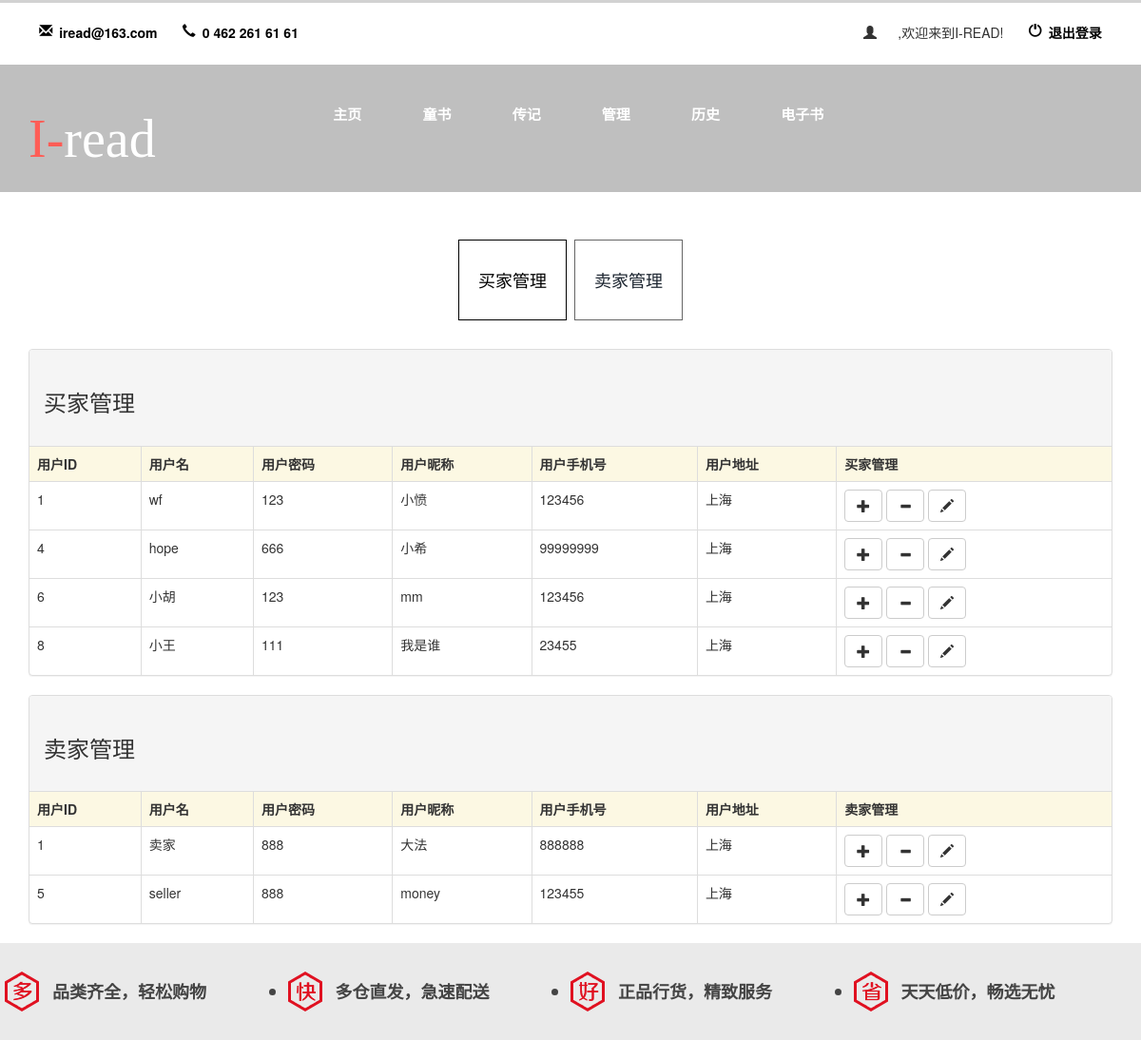
Page /admin_index.page on the committed database.
### tables this page shows
CREATE TABLE `customer` (
	`cId`	INTEGER NOT NULL PRIMARY KEY AUTOINCREMENT,
	`cName`	TEXT NOT NULL,
	`cPassword`	TEXT NOT NULL,
	`cNname`	TEXT,
	`cPhone`	INTEGER,
	`cAddress`	TEXT
);

CREATE TABLE `seller` (
	`sId`	INTEGER NOT NULL PRIMARY KEY AUTOINCREMENT,
	`sName`	TEXT NOT NULL,
	`sPassword`	TEXT NOT NULL,
	`sNname`	TEXT,
	`sPhone`	INTEGER,
	`sAddress`	TEXT
);

### shop.py (the view)
@app.route('/admin_index.page')
def admin_index():
    session['customer_data'] = Customer.query()
    session['seller_data']= Seller.query()
    return render_template('adminindex.html')

### tools.py (called while the page is built)
def sql_statement(sql):
    conn = sqlite3.connect("shopDB.db")
    cursor = conn.cursor()
    rows = cursor.execute(sql)
    list = []
    for row in rows:
        list.append(row)
    conn.commit()
    cursor.close()
    conn.close()
    return list

    @staticmethod
    def query():
        sql = "select * from customer"
        list=sql_statement(sql)
        return list

    @staticmethod
    def query():
        sql = "select * from seller"
        list = sql_statement(sql)
        return list

### templates/adminindex.html (shortened to what this page needs)
<!DOCTYPE html>
<html>
<head>
<link href="static/css/bootstrap.css" rel="stylesheet" type="text/css" media="all" />
<link href="static/css/style.css" rel="stylesheet" type="text/css" media="all" />
<link href='http://fonts.useso.com/css?family=Lato:100,300,400,700,900' rel='stylesheet' type='text/css'>
<link href='http://fonts.useso.com/css?family=Montez' rel='stylesheet' type='text/css'>
<link rel="stylesheet" href="http://cdn.static.runoob.com/libs/bootstrap/3.3.7/css/bootstrap.min.css">
<link href="static/css/memenu.css" rel="stylesheet" type="text/css" media="all" />
</head>
<body>
		<div class="header-info">
			<div class="container">
				<div class="header-top-in">
					<ul class="support">
						<li><a href="mailto:info@example.com"><i class="glyphicon glyphicon-envelope"> </i>iread@163.com</a></li>
						<li><span><i class="glyphicon glyphicon-earphone" class="tele-in"> </i>0 462 261 61 61</span></li>
					</ul>
					<ul class=" support-right">
						<li class="glyphicon glyphicon-user" class="men"></li><li>{{ session.name }},欢迎来到I-READ!</li>
                        <li><a href="/logout.page"><i class="glyphicon glyphicon-off"> </i>退出登录</a></li>
					</ul>
					<div class="clearfix"> </div>
				</div>
			</div>
		</div>
        <div class="header1">
			<div class="header-top1">
				<div class="header-bottom">
					<div class="container">
						<div class="logo">
							<h1><a href="/">I-<span>read</span></a></h1>
						</div>
						<div class="top-nav">
							<ul class="memenu skyblue">
								<li class="grid"><a href="#">主页</a></li>
								<li class="grid"><a href="#">童书</a></li>
								<li class="grid"><a href="#">传记</a></li>
								<li class="grid"><a href="#">管理</a></li>
								<li class="grid"><a href="#">历史</a></li>
								<li class="grid"><a href="#">电子书</a></li>
							</ul>
						</div>
						<div class="clearfix"> </div>
					</div>
			</div>
		</div>
<div class="features-area pad-60">
	<div class="container">
		<div class="row">
			<div class="col-lg-12">
				<div class="product-tab">
                    <ul class="tab-menu" role="tablist">
                        <li role="presentation" class="active"><a href="#home" aria-controls="home" role="tab" data-toggle="tab"><h4>买家管理</h4></a></li>
                        <li role="presentation"><a href="#men" aria-controls="men" role="tab" data-toggle="tab"><h4>卖家管理</h4></a></li>
                    </ul>
                    <div class="tab-content">
         <div role="tabpanel" class="tab-pane active" id="home">
                            <div class="panel panel-default">
                                <div class="panel-heading"><h3>买家管理</h3></div>
                                    <table class="table table-bordered">
                                        <tr class="warning">
                                            <th>用户ID</th>
                                            <th>用户名</th>
                                            <th>用户密码</th>
                                            <th>用户昵称</th>
                                            <th>用户手机号</th>
                                            <th>用户地址</th>
                                            <th>买家管理</th>
                                        </tr>
                                        {% for customer in session.customer_data %}
                                        <tr>
                                            <td>{{ customer[0] }}</td>
                                            <td>{{ customer[1] }}</td>
                                            <td>{{ customer[2] }}</td>
                                            <td>{{ customer[3] }}</td>
                                            <td>{{ customer[4] }}</td>
                                            <td>{{ customer[5] }}</td>
                                            <td>
                                 <button class="btn btn-default" data-toggle="modal" data-target="#myModal4">
                                                    <span class="glyphicon glyphicon-plus" aria-hidden="true"></span></button>
                                 <button class="btn btn-default" data-toggle="modal" data-target="#myModal5{{ customer[0] }}">
                                                <span class="glyphicon glyphicon-minus" aria-hidden="true"></span></button>
                                 <button class="btn btn-default" data-toggle="modal" data-target="#myModal6{{ customer[0] }}">
                                                <span class="glyphicon glyphicon-pencil" aria-hidden="true"></span></button>
                                            </td>
                                        </tr>
                                            {% endfor %}
                                    </table>
                                </div>
                        </div>
         <div role="tabpanel" class="tab-pane active" id="men">
                            <div class="panel panel-default">
                                <div class="panel-heading"><h3>卖家管理</h3></div>
                                    <table class="table table-bordered">
                                        <tr class="warning">
                                            <th>用户ID</th>
                                            <th>用户名</th>
                                            <th>用户密码</th>
                                            <th>用户昵称</th>
                                            <th>用户手机号</th>
                                            <th>用户地址</th>
                                            <th>卖家管理</th>
                                        </tr>
                                        {% for seller in session.seller_data %}
                                        <tr>
                                            <td>{{ seller[0] }}</td>
                                            <td>{{ seller[1] }}</td>
                                            <td>{{ seller[2] }}</td>
                                            <td>{{ seller[3] }}</td>
                                            <td>{{ seller[4] }}</td>
                                            <td>{{ seller[5] }}</td>
                                            <td>
                                 <button class="btn btn-default" data-toggle="modal" data-target="#myModal7">
                                                    <span class="glyphicon glyphicon-plus" aria-hidden="true"></span></button>
                                 <button class="btn btn-default" data-toggle="modal" data-target="#myModal8{{ seller[0] }}">
                                                <span class="glyphicon glyphicon-minus" aria-hidden="true"></span></button>
                                 <button class="btn btn-default" data-toggle="modal" data-target="#myModal9{{ seller[0] }}">
                                                <span class="glyphicon glyphicon-pencil" aria-hidden="true"></span></button>
                                            </td>
                                        </tr>
                                            {% endfor %}
                                    </table>
                                </div>
                        </div>
                    </div>
                </div>
            </div>
        </div>
    </div>
</div>
<footer>
	<section class="service">
		<ul>
			<li><i></i>品类齐全，轻松购物</li>
			<li><i></i>多仓直发，急速配送</li>
			<li><i></i>正品行货，精致服务</li>
			<li><i></i>天天低价，畅选无忧</li>
		</ul>
	</section>
</footer>
</body>
</html>

### static/css/style.css (style rules this page uses)
body { background:#fff; font-family: 'Lato', sans-serif; }
body a { transition: 0.5s all; -webkit-transition: 0.5s all; -o-transition: 0.5s all; -moz-transition: 0.5s all; -ms-transition: 0.5s all; }
ul { padding: 0; margin: 0; }
h1,h2,h3,h4,h5,h6,label,p { margin:0; }
.header1 { width: 100%; background-size: cover; min-height: 180px; display: block; }
.header-top1 { background: rgba(133, 133, 133, 0.52); }
.header-info { padding: 0; background: #ffffff; border-top: 3px solid#D2D2D2; padding: 1em 0 .5em; }
ul.support { float: left; }
ul.support-right { float: right; }
ul.support li, ul.support-right li { display: inline-block; margin: .5em 0.8em .5em; }
ul.support li a, ul.support li span, ul.support-right li a { font-size: 1em; text-decoration: none; color: #000; vertical-align: top; font-weight: 600; }
ul.support li i, ul.support-right li i { display: inline-block; vertical-align: text-top; margin: 0 7px 0 0; }
.header-bottom { padding: 1em 0 1em; }
.logo h1 { font-size: 4em; font-family: 'Montez', cursive; font-weight: 100; }
.logo h1 a { text-decoration:none; color:#ff5d56; }
.logo h1 span { color:#fff; }
.logo { float:left; margin-top: 1em; }
.top-nav { margin-top: 0; width: 78%; margin: 2% auto 0; display: block; float: left; }
.skyblue { float:left; }
footer { width: 100%; height: 100px; }
footer .service { width: 100%; padding: 30px 0; margin-bottom: 14px; background-color: #eaeaea; }
footer .service ul { width: 1190px; height: 42px; margin: 0 auto; }
footer .service ul li { float: left; width: 25%; height: 100%; line-height: 42px; padding-left: 50px; position: relative; font-size: 18px; font-weight: 700; text-overflow: ellipsis; white-space: nowrap; color: #444; }
footer .service ul li i { position: absolute; top:0; left: 0; display: block; width: 36px; height: 100%; background: url("/static/image/ico_service.png") no-repeat ; }
footer .service ul li:nth-child(2) i { background-position: 0 -43px; }
footer .service ul li:nth-child(3) i { background-position: 0 -86px; }
footer .service ul li:nth-child(4) i { background-position: 0 -129px; }
.table h1, h2, h3, h4, h5, h6 { padding: 12px 0; }
ul.tab-menu { margin-top:50px; margin-bottom: 30px; text-align: center; }
ul.tab-menu li { display: inline-block; margin: 0 2px; }
ul.tab-menu li.active a,ul.tab-menu li a:hover { border-color: #000000; color: #000000 }
ul.tab-menu li a { border: 1px solid #666; display: block; font-size: 14px; font-weight: 700; padding: 10px 20px; text-transform: uppercase; position:relative; }
ul.tab-menu li a:after { width: 100%; height: 0; top: 0; left: 0; background: #000000; }
ul.tab-menu li a:after { content: ''; position: absolute; z-index: -1; -webkit-transition: all 0.3s; -moz-transition: all 0.3s; transition: all 0.3s; }

### static/css/memenu.css (style rules this page uses)
.memenu { margin:0;padding:0;width:100%;list-style:none;display:inline-block;position:relative;font-family:Calibri,Arial;font-size:15px }
.memenu li { display:inline-block; }
ul.memenu.skyblue { text-align: center; }
.memenu>li>a { font-family: 'Alegreya Sans SC', sans-serif;float:left;padding: 5px 30px 5px 30px;color:#555;font-weight:600;text-decoration:none;text-transform:uppercase;transition:color .4s ease-in-out;-moz-transition:color .4s ease-in-out;-webkit-transition:color .4s ease-in-out;-o-transition:color .4s ease-in-out }
.skyblue li>a,.skyblue>li.showhide span { color:#fff }

### rows in the picture
customer: cId "1", cName "wf", cPassword "123", cNname "小愤", cPhone "123456", cAddress "上海"
customer: cId "4", cName "hope", cPassword "666", cNname "小希", cPhone "99999999", cAddress "上海"
customer: cId "6", cName "小胡", cPassword "123", cNname "mm", cPhone "123456", cAddress "上海"
customer: cId "8", cName "小王", cPassword "111", cNname "我是谁", cPhone "23455", cAddress "上海"
seller: sId "1", sName "卖家", sPassword "888", sNname "大法", sPhone "888888", sAddress "上海"
seller: sId "5", sName "seller", sPassword "888", sNname "money", sPhone "123455", sAddress "上海"
